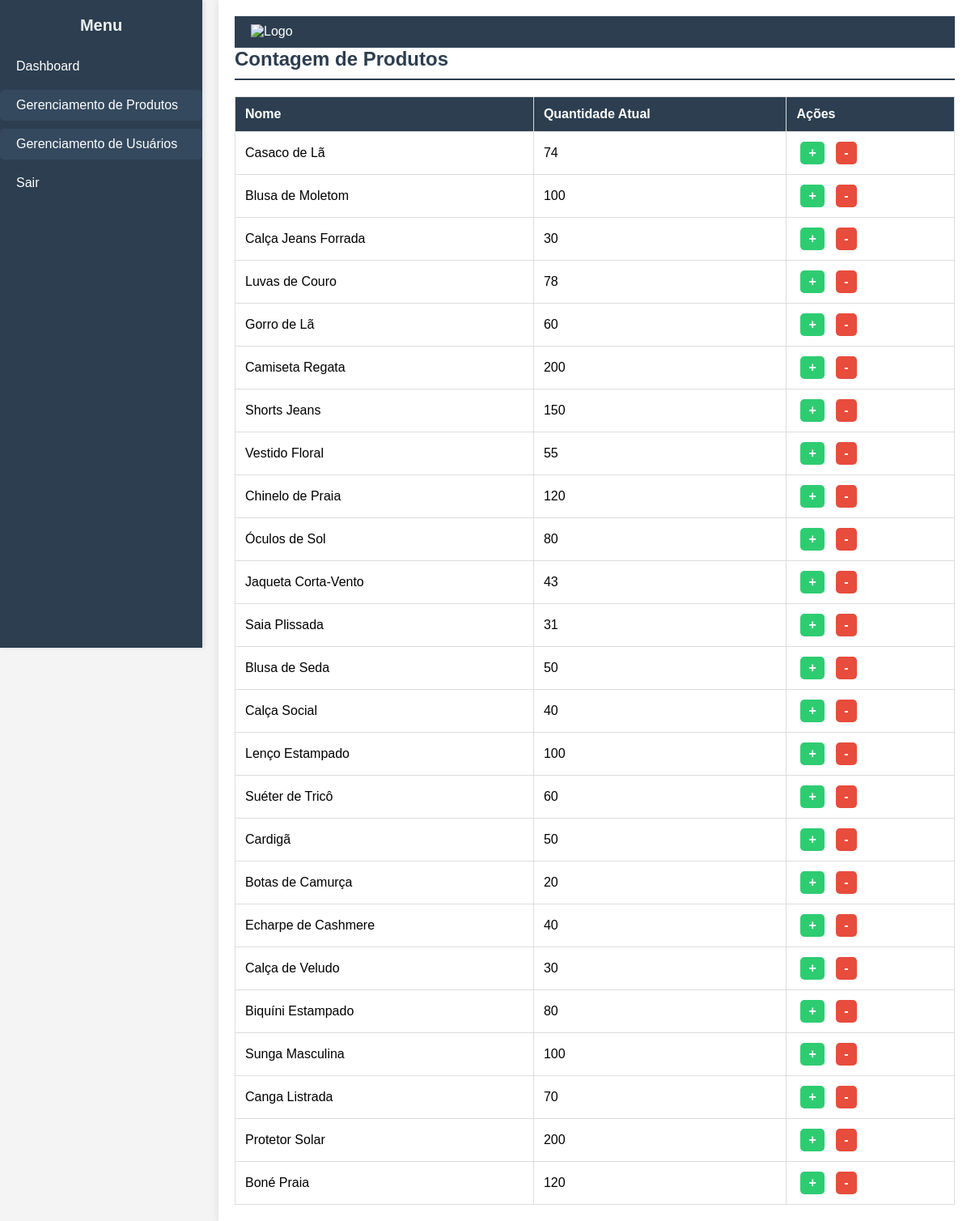
The page /contagem.php (signed in) on the database its author committed.
### tables this page shows
CREATE TABLE `produtos` (
  `id` int(11) NOT NULL,
  `nome` varchar(100) NOT NULL,
  `descricao` text DEFAULT NULL,
  `quantidade` int(11) NOT NULL,
  `preco` decimal(10,2) NOT NULL,
  `categoria_id` int(11) DEFAULT NULL
);

### contagem.php (the view, shortened to what this page needs)
<?php
include_once 'db/connect.php';
$stmt = $pdo->query("SELECT * FROM produtos");
$produtos = $stmt->fetchAll(PDO::FETCH_ASSOC);
?>
<!DOCTYPE html>
<html lang="pt-br">
<head>
    <link rel="stylesheet" href="css/style.css">
</head>
<body>
    <div class="container">
        <?php include_once 'includes/sidebar.php'; ?>
        <main class="content">
            <header class="header">
                <div class="logo">
                <img src="https://bluefocus.com.br/sites/default/files/styles/medium/public/estoque.png?itok=1yVi8VcO" alt="Logo" width="50">
                </div>
            </header>
            <div class="scrollable-content">
                <h2>Contagem de Produtos</h2>
                <table>
                    <thead>
                        <tr>
                            <th>Nome</th>
                            <th>Quantidade Atual</th>
                            <th>Ações</th>
                        </tr>
                    </thead>
                    <tbody>
                        <?php foreach ($produtos as $produto): ?>
                            <tr>
                                <td><?= htmlspecialchars($produto['nome']) ?></td>
                                <td><?= $produto['quantidade'] ?></td>
                                <td>
                                    <a href="?acao=adicionar&id=<?= $produto['id'] ?>" class="btn btn-success">+</a>
                                    <a href="?acao=remover&id=<?= $produto['id'] ?>" class="btn btn-danger">-</a>
                                </td>
                            </tr>
                        <?php endforeach; ?>
                    </tbody>
                </table>
            </div>
        </main>
    </div>
</body>
</html>

### css/style.css (style rules this page uses)
* { margin: 0; padding: 0; box-sizing: border-box; }
body { font-family: Arial, sans-serif; background-color: #f4f4f4; display: flex; min-height: 100vh; }
.header { display: flex; justify-content: space-between; align-items: center; padding: 10px 20px; background-color: #2c3e50; color: white; font-size: 16px; border-bottom: 1px solid #34495e; }
.header .logo img { height: 40px; }
.container { display: flex; width: 100%; }
.content { margin-left: 270px; padding: 20px; width: calc(100% - 270px); background-color: #ffffff; box-shadow: 0 0 10px rgba(0, 0, 0, 0.1); min-height: 100vh; transition: margin-left 0.3s ease; }
.content h2 { color: #2c3e50; font-size: 24px; margin-bottom: 20px; border-bottom: 2px solid #2c3e50; padding-bottom: 10px; }
table { width: 100%; border-collapse: collapse; margin-top: 20px; font-size: 16px; }
table th, table td { border: 1px solid #ddd; padding: 12px; text-align: left; }
table th { background-color: #2c3e50; color: white; }
table td a { color: #2980b9; text-decoration: none; font-weight: bold; transition: color 0.3s ease; }
.btn { display: inline-block; padding: 5px 10px; margin: 0 5px; border-radius: 5px; text-decoration: none; color: white; font-weight: bold; transition: background-color 0.3s ease; }
.btn-success { background-color: #2ecc71; }
.btn-danger { background-color: #e74c3c; }

### rows shown on the page
produtos: nome "Casaco de Lã", quantidade "74"
produtos: nome "Blusa de Moletom", quantidade "100"
produtos: nome "Calça Jeans Forrada", quantidade "30"
produtos: nome "Luvas de Couro", quantidade "78"
produtos: nome "Gorro de Lã", quantidade "60"
produtos: nome "Camiseta Regata", quantidade "200"
produtos: nome "Shorts Jeans", quantidade "150"
produtos: nome "Vestido Floral", quantidade "55"
produtos: nome "Chinelo de Praia", quantidade "120"
produtos: nome "Óculos de Sol", quantidade "80"
produtos: nome "Jaqueta Corta-Vento", quantidade "43"
produtos: nome "Saia Plissada", quantidade "31"
produtos: nome "Blusa de Seda", quantidade "50"
produtos: nome "Calça Social", quantidade "40"
produtos: nome "Lenço Estampado", quantidade "100"
produtos: nome "Suéter de Tricô", quantidade "60"
produtos: nome "Cardigã", quantidade "50"
produtos: nome "Botas de Camurça", quantidade "20"
produtos: nome "Echarpe de Cashmere", quantidade "40"
produtos: nome "Calça de Veludo", quantidade "30"
produtos: nome "Biquíni Estampado", quantidade "80"
produtos: nome "Sunga Masculina", quantidade "100"
produtos: nome "Canga Listrada", quantidade "70"
produtos: nome "Protetor Solar", quantidade "200"
produtos: nome "Boné Praia", quantidade "120"
